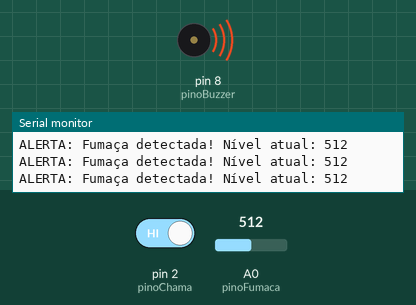
Simulated run of this sketch. Board: Arduino Uno, built with avr-gcc and run on an emulated ATmega328P. On the bench: buzzer (waves = sounding, pin HIGH), the last lines printed to the serial monitor. The test bench sets the inputs (shaded band); at power-on: A0 (pinoFumaca) = 512, pin 2 (pinoChama) HIGH.

Above: at 1.3 s.
1.4 s: A0 (pinoFumaca) set to 317
2.9 s: A0 (pinoFumaca) set to 289
At 4.1 s:
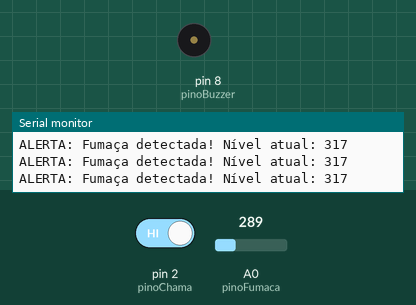
4.5 s: pin 2 (pinoChama) driven LOW
At 5.2 s:
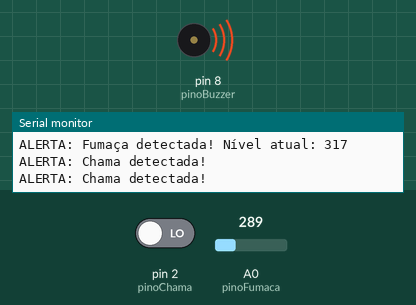
6.5 s: pin 2 (pinoChama) driven HIGH
At 7.7 s:
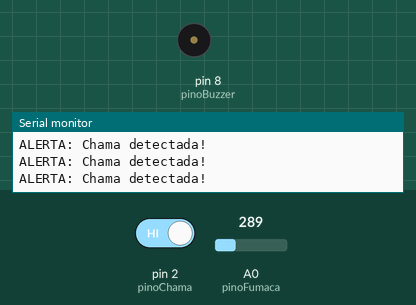
8.0 s: A0 (pinoFumaca) set to 306
At 9.1 s:
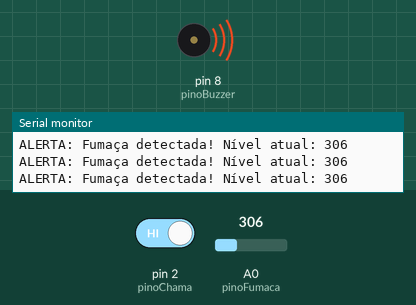
Timing chart, 0 to 11.0 s (numbered marks = the images above; inputs shaded):
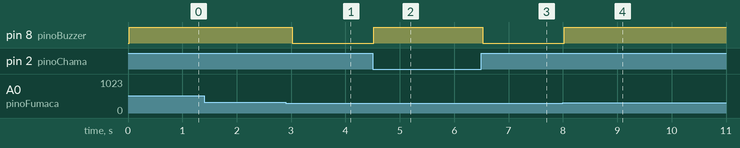

The sketch:

prototipo_terca.ino
```cpp
// Definição dos pinos
const int pinoChama = 2;       // Sensor de Chama (Entrada Digital D2)
const int pinoFumaca = A0;     // Sensor de Fumaça (Entrada Analógica A0)
const int pinoBuzzer = 8;      // Buzzer (Saída Digital D8)

// Configurações
const int ESTADO_CHAMA_ATIVO = LOW; // Chama ativa enviando LOW (comum na maioria dos módulos)
const int LIMIAR_FUMACA = 300;      // Nível de corte (0 a 1023). Aumente/diminua para ajustar a sensibilidade.

void setup() {
  Serial.begin(9600);

  pinMode(pinoChama, INPUT);
  pinMode(pinoBuzzer, OUTPUT);

  digitalWrite(pinoBuzzer, LOW);

  Serial.println("Sistema de monitoramento iniciado...");
}

void loop() {
  // Leitura dos sensores
  int leituraChama = digitalRead(pinoChama);
  int leituraFumaca = analogRead(pinoFumaca); // Retorna um valor entre 0 e 1023

  bool perigoDetectado = false;

  // Verifica o sensor de chama
  if (leituraChama == ESTADO_CHAMA_ATIVO) {
    Serial.println("ALERTA: Chama detectada!");
    perigoDetectado = true;
  }

  // Verifica o sensor de fumaça (quanto maior a concentração, maior o valor)
  if (leituraFumaca > LIMIAR_FUMACA) {
    Serial.print("ALERTA: Fumaça detectada! Nível atual: ");
    Serial.println(leituraFumaca);
    perigoDetectado = true;
  }

  // Aciona ou desliga o buzzer
  if (perigoDetectado) {
    digitalWrite(pinoBuzzer, HIGH);
  } else {
    digitalWrite(pinoBuzzer, LOW);
  }

  delay(500);
}
```

Measured:
- the behaviour switches between 301 and 300 on A0 (pinoFumaca) (found by bisection; images 0 and 1)
- after the input at 2.9 s, pin 8 (pinoBuzzer): HIGH → LOW after 0.12 s
- after the input at 4.5 s, pin 8 (pinoBuzzer): LOW → HIGH at once
- after the input at 6.5 s, pin 8 (pinoBuzzer): HIGH → LOW at once
- after the input at 8.0 s, pin 8 (pinoBuzzer): LOW → HIGH at once
